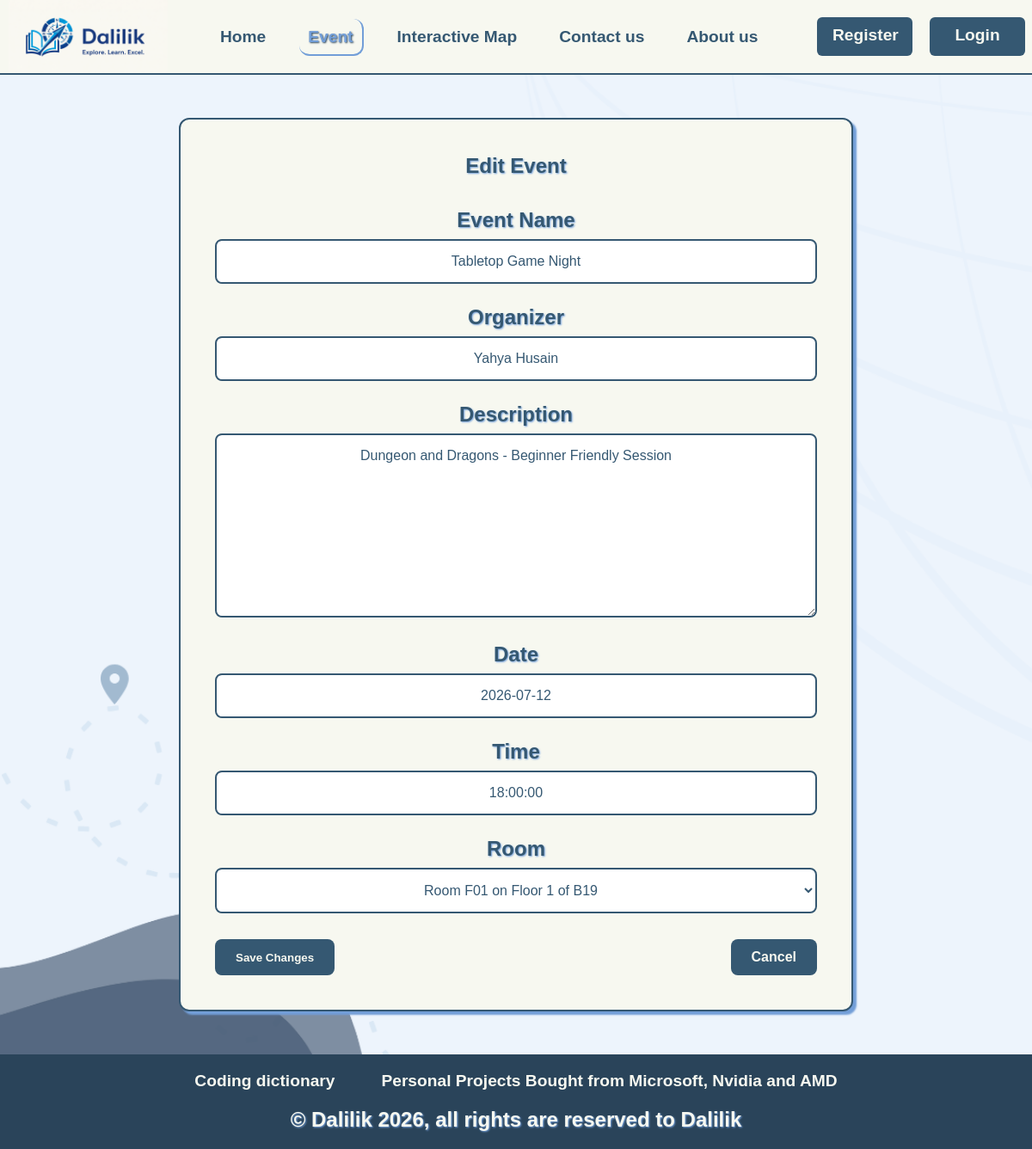
The app's page /event/1/edit/, older data.
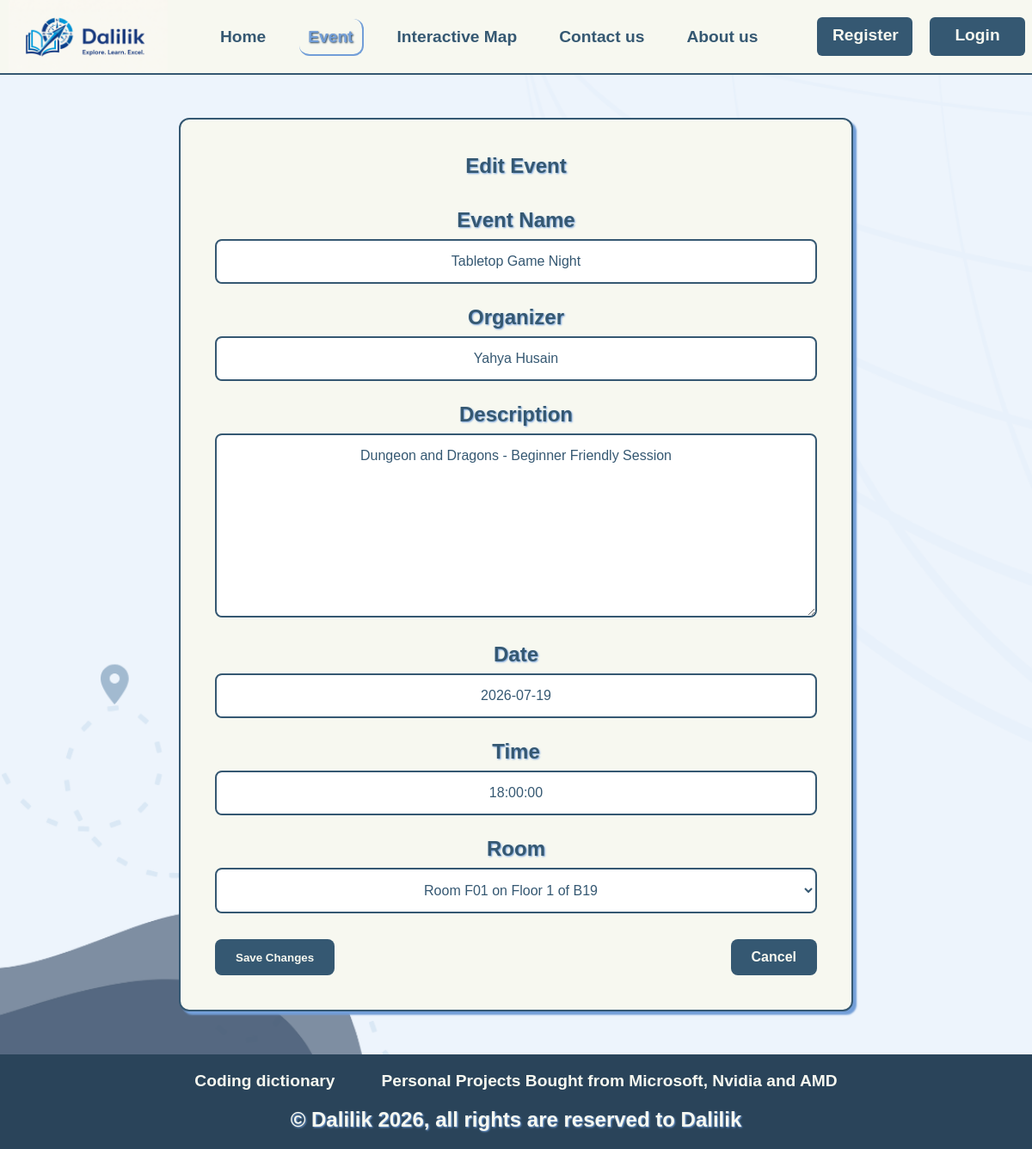
The same page, newer data.
### pages2/models.py (models this page shows, shortened)
class Event(models.Model):
    name = models.CharField(max_length=100)
    organizer = models.CharField(max_length=100, default="")
    description = models.TextField()
    date = models.DateField()
    time = models.TimeField()
    room = models.ForeignKey(Room, on_delete=models.CASCADE, related_name='events')

### pages2/views.py (the view)
# urls.py: path('event/<int:id>/edit/', views.event_edit, name='event_edit'),
def event_edit(request, id):
    event = get_object_or_404(Event, id=id)
    if request.method == "POST":
        event_form = EventForm(request.POST, instance=event)
        if event_form.is_valid():
            event_form.save()
            return redirect('event_detail', id=event.id)
    else:
        event_form = EventForm(instance=event)
    return render(request, 'Event/Event_Edit.html', {"active_page": "event", "event": event, "event_form": event_form})

### pages2/forms.py
class EventForm(forms.ModelForm):
    class Meta:
        model = Event
        fields = ['name', 'organizer', 'description', 'date', 'time', 'room']
        widgets = {
            "date": forms.DateInput(attrs={
                "placeholder": "YYYY-MM-DD",
            }),
            "time": forms.TimeInput(attrs={
                "placeholder": "HH:MM:SS",
            }),
        }
    def __init__(self, *args, **kwargs):
        super().__init__(*args, **kwargs)
        self.label_suffix = ""

### pages2/models.py (called while the page is built)
    def __str__(self):
        return f"Floor {self.number} of {self.building.name}"

    def __str__(self):
        return f"Room {self.number} on {self.floor}"

### pages2/templates/Event/Event_Edit.html (shortened to what this page needs)
{% extends "base.html" %}
{% load static %}
{% block main-content %}
<section class="event-edit-page">
    <div class="event-edit-card">
        <h1>Edit Event</h1>
        <form method="post">
            <div class="edit-row">
                <h2>Event Name</h2>
                {{ event_form.name }}
            </div>
            <div class="edit-row">
                <h2>Organizer</h2>
                {{ event_form.organizer }}
            </div>
            <div class="edit-row">
                <h2>Description</h2>
                {{ event_form.description }}
            </div>
            <div class="edit-row">
                <h2>Date</h2>
                {{ event_form.date }}
            </div>
            <div class="edit-row">
                <h2>Time</h2>
                {{ event_form.time }}
            </div>
            <div class="edit-row">
                <h2>Room</h2>
                {{ event_form.room }}
            </div>
            <div class="edit-buttons">
                <button type="submit">
                    Save Changes
                </button>
                <a href="{% url 'event_detail' event.id %}">
                    Cancel
                </a>
            </div>
        </form>
    </div>
</section>
{% endblock %}

Row changes from the older to the newer data that the page shows:
changed Event "Tabletop Game Night": date "2026-07-12" → "2026-07-19"
